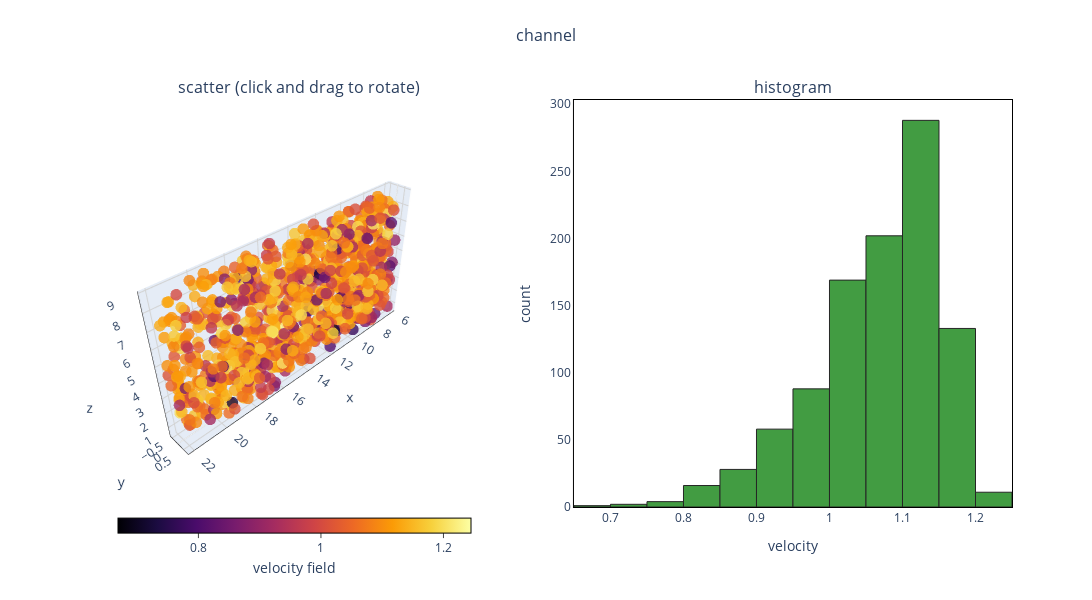

The notebook cell saved with this chart:
### Code cell
"""
random box demo points : uniformly distributed over the specified domain
    - time : the time to be queried (snapshot number for datasets without a full time evolution).
    - n_points : number of points.
    - min_xyz, max_xyz : minimum and maximum (x, y, z) axes boundaries for generating the random distribution of points within.
    - points : the points array containing a random distribution of points in the specified domain.
"""
time = 1.0

n_points = 1000

min_xyz = [6.1359, -0.61359, 0.6]
max_xyz = [21.8656, 0.8656, 8.8656]

points = np.random.uniform(low = [min_xyz[0], min_xyz[1], min_xyz[2]],
                           high = [max_xyz[0], max_xyz[1], max_xyz[2]],
                           size = (n_points, 3))

"""
use the tools and processing gizmos.
"""
# process interpolation/differentiation of points.
result = getData(dataset, variable, time, temporal_method, spatial_method, spatial_operator, points)

"""
display sample results on screen.
"""
# set threshold for the number of numpy array elements to display.
np.set_printoptions(threshold = 10)

print(f'num points = {len(points)}')
print(f'\npoints = \n-\n{points}')
# the 1st time index of result corresponds to the final time for the "position" variable and the initial time for all other variables.
print(f'\nresult (1st time index) = \n-\n{result[0]}\n')

"""
with result, generate a 3D scatter plot and histogram.
    - simple plots to quickly visualize the queried box volume.
""";
# user-defined plot parameters.
# which time of the data to plot (0-based index, so the first time component is specified as 0).
time_component = 0
# which component (column) of the data to plot (0-based index, so the first component is specified as 0).
plot_component = 0
# number of bins for the histogram.
bins = 20
# maximum number of points to plot in the scatter plot.
max_scatter_points = 1000

# calculate the stride to downscale the scatter plot to avoid plotting too many points.
stride = np.ceil(n_points / max_scatter_points).astype(np.int32)

x_plot, y_plot, z_plot = points[:, 0], points[:, 1], points[:, 2]
data_plot = np.array(result[time_component])[:, plot_component]

# plot the data.
# scatter subplot.
scatter = go.Scatter3d(
    x = x_plot[::stride], y = y_plot[::stride], z = z_plot[::stride], mode = 'markers',
    marker = dict(
        size = 4,
        color = data_plot[::stride],
        colorscale = 'inferno',
        opacity = 0.8,
        colorbar = dict(
            title = dict(text = f'{variable} {spatial_operator}', side = 'bottom', font = dict(size = 14)),
            thickness = 15, len = 0.4, orientation = 'h', ticks = 'outside', outlinecolor = 'black', outlinewidth = 1,
            x = 0.23, y = -0.2, xanchor = 'center', yanchor = 'bottom')),
    hovertemplate =
        '<i>x</i> : %{x:.2f}' +
        '<br><i>y</i> : %{y:.2f}' +
        '<br><i>z</i> : %{z:.2f}' +
        '<br><i>value</i> : %{marker.color:.3f}' +
        '<extra></extra>',
    showlegend = False)

# histogram subplot.
histogram = go.Histogram(
    x = data_plot, nbinsx = bins,
    marker_color = 'forestgreen', marker_line = dict(color = 'black', width = 1), opacity = 0.85,
    hovertemplate = 'bin range : %{x}<br>count : %{y}<extra></extra>',
    showlegend = False)

# make subplots.
fig = make_subplots(
    rows = 1, cols = 2, 
    specs = [[{'type': 'scene'}, {'type': 'xy'}]],
    subplot_titles = ('scatter (click and drag to rotate)', 'histogram'),
    column_widths = [0.47, 0.47], horizontal_spacing = 0.06)

# add scatter and histogram traces to subplots.
fig.add_trace(scatter, row = 1, col = 1)
fig.add_trace(histogram, row = 1, col = 2)

# update figure layout.
fig.update_layout(
    title = dict(
        text = f'{dataset_title}', x = 0.5, y = 0.95, xanchor = 'center', yanchor = 'top', font = dict(size = 16)),
    scene = dict(
        xaxis = dict(title = 'x', gridcolor = 'lightgrey', showline = True, linecolor = 'black'),
        yaxis = dict(title = 'y', gridcolor = 'lightgrey', showline = True, linecolor = 'black'),
        zaxis = dict(title = 'z', gridcolor = 'lightgrey', showline = True, linecolor = 'black'),
        aspectmode = 'data',
        camera = dict(eye = dict(x = 2.5, y = 2.5, z = 2.5)),
        bgcolor = 'white'),
    xaxis_title = variable, yaxis_title = 'count',
    height = 600, width = 1200, plot_bgcolor = 'white', paper_bgcolor = 'white',
    showlegend = False)

# display plot boundaries.
fig.update_xaxes(showline = True, linewidth = 1, linecolor = 'black', mirror = True)
fig.update_yaxes(showline = True, linewidth = 1, linecolor = 'black', mirror = True)

fig.show()

### Figure 1 — Plotly figure (JSON) as saved in the notebook; plotly's stock layout.template omitted (floating-point values rounded to 4 significant figures; data arrays with more than 128 entries replaced by an {"elided": "..."} marker saying what was removed)
{"data": [{"hovertemplate": "<i>x</i> : %{x:.2f}<br><i>y</i> : %{y:.2f}<br><i>z</i> : %{z:.2f}<br><i>value</i> : %{marker.color:.3f}<extra></extra>", "marker": {"color": {"elided": "1000 float values"}, "colorbar": {"len": 0.4, "orientation": "h", "outlinecolor": "black", "outlinewidth": 1, "thickness": 15, "ticks": "outside", "title": {"font": {"size": 14}, "side": "bottom", "text": "velocity field"}, "x": 0.23, "xanchor": "center", "y": -0.2, "yanchor": "bottom"}, "colorscale": [[0, "#000004"], [0.1111, "#1b0c41"], [0.2222, "#4a0c6b"], [0.3333, "#781c6d"], [0.4444, "#a52c60"], [0.5556, "#cf4446"], [0.6667, "#ed6925"], [0.7778, "#fb9b06"], [0.8889, "#f7d13d"], [1, "#fcffa4"]], "opacity": 0.8, "size": 4}, "mode": "markers", "scene": "scene", "showlegend": false, "type": "scatter3d", "x": {"elided": "1000 float values"}, "y": {"elided": "1000 float values"}, "z": {"elided": "1000 float values"}}, {"hovertemplate": "bin range : %{x}<br>count : %{y}<extra></extra>", "marker": {"color": "forestgreen", "line": {"color": "black", "width": 1}}, "nbinsx": 20, "opacity": 0.85, "showlegend": false, "type": "histogram", "x": {"elided": "1000 float values"}, "xaxis": "x", "yaxis": "y"}], "layout": {"annotations": [{"font": {"size": 16}, "showarrow": false, "text": "scatter (click and drag to rotate)", "x": 0.235, "xanchor": "center", "xref": "paper", "y": 1, "yanchor": "bottom", "yref": "paper"}, {"font": {"size": 16}, "showarrow": false, "text": "histogram", "x": 0.765, "xanchor": "center", "xref": "paper", "y": 1, "yanchor": "bottom", "yref": "paper"}], "height": 600, "paper_bgcolor": "white", "plot_bgcolor": "white", "scene": {"aspectmode": "data", "bgcolor": "white", "camera": {"eye": {"x": 2.5, "y": 2.5, "z": 2.5}}, "domain": {"x": [0, 0.47], "y": [0, 1]}, "xaxis": {"gridcolor": "lightgrey", "linecolor": "black", "showline": true, "title": {"text": "x"}}, "yaxis": {"gridcolor": "lightgrey", "linecolor": "black", "showline": true, "title": {"text": "y"}}, "zaxis": {"gridcolor": "lightgrey", "linecolor": "black", "showline": true, "title": {"text": "z"}}}, "showlegend": false, "title": {"font": {"size": 16}, "text": "channel", "x": 0.5, "xanchor": "center", "y": 0.95, "yanchor": "top"}, "width": 1200, "xaxis": {"anchor": "y", "domain": [0.53, 1], "linecolor": "black", "linewidth": 1, "mirror": true, "showline": true, "title": {"text": "velocity"}}, "yaxis": {"anchor": "x", "domain": [0, 1], "linecolor": "black", "linewidth": 1, "mirror": true, "showline": true, "title": {"text": "count"}}}}
